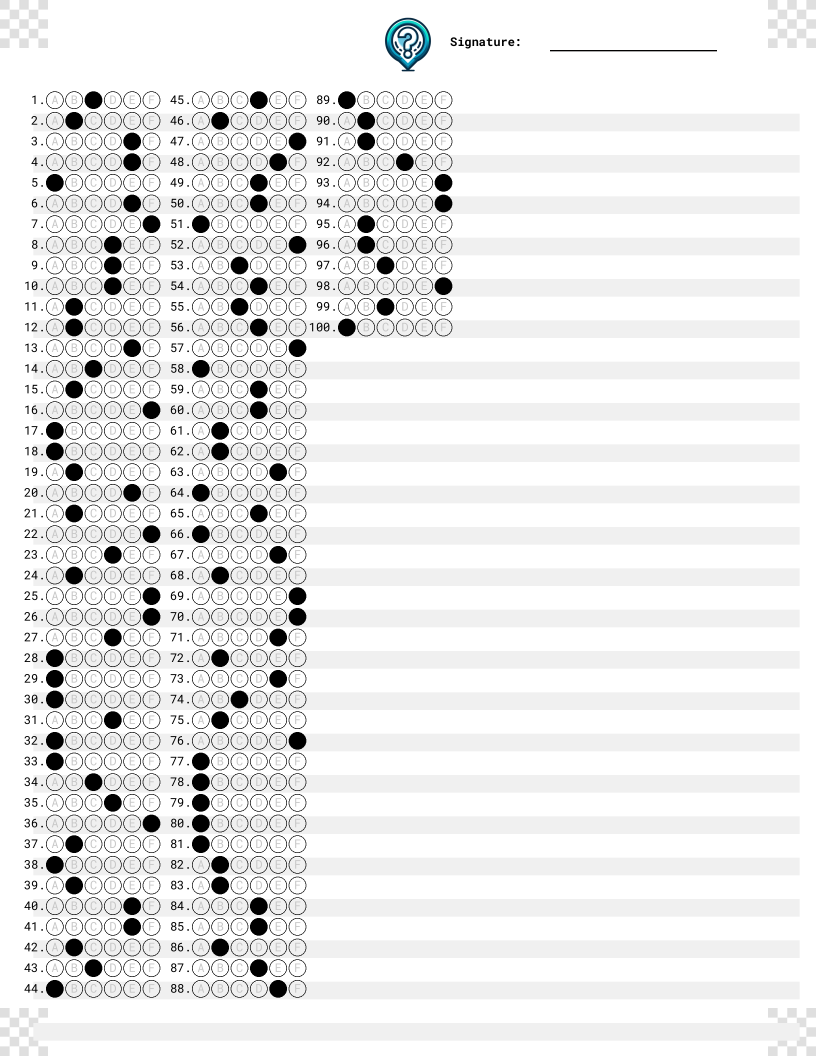
#> input picture answer_sheets/generatedSheets/100-6-const.png, 2448 x 3168 px, found by its file name (shown at 1/3 size)
$ python main.py
#> lines starting #> are read from the running program, lines starting #| are printed output that depends on the picture; after the words box and inside, x2 and y2 are one past the last pixel; in counts of white or black regions, pixels touching at a corner belong together
import cv2
import numpy as np

class OMRGrader:
    def __init__(self, num_choices, num_questions):
        self.num_choices = num_choices
        self.num_questions = num_questions

    def show_image(self, title: str, matlike, w=600, h=700):
        temp = cv2.resize(matlike, (w, h))
        cv2.imshow(title, temp)
        cv2.waitKey(0)
        cv2.destroyAllWindows()

    def get_answer_bubbles(self, file_path:str=None, bytes_obj:bytes=None):
        if file_path is not None:
            image = cv2.imread(file_path)
        elif bytes_obj is not None:
            nparr = np.frombuffer(bytes_obj, np.uint8)
            image = cv2.imdecode(nparr, cv2.IMREAD_COLOR)
        else:
            raise ValueError("Either file_path or bytes_obj must be provided.")

        if image is None:
            raise ValueError("The image could not be loaded. Check the input data.")

        gray = cv2.cvtColor(image, cv2.COLOR_BGR2GRAY)
        blurred = cv2.GaussianBlur(gray, (5, 5), 0)
        self.thresh = cv2.threshold(blurred, 0, 255, cv2.THRESH_BINARY_INV | cv2.THRESH_OTSU)[1]

        self.show_image("Threshold", self.thresh)

        contours, _ = cv2.findContours(self.thresh, cv2.RETR_EXTERNAL, cv2.CHAIN_APPROX_SIMPLE)
        question_contours = []

        for contour in contours:
            x, y, w, h = cv2.boundingRect(contour)
            aspect_ratio = w / float(h)
            if w >= 20 and h >= 20 and 0.9 <= aspect_ratio <= 1.1:
                question_contours.append(contour)

        return question_contours, image


    def sort_contours(self, cnts, method="left-to-right"):
        reverse = method in ["right-to-left", "bottom-to-top"]
        i = 1 if method in ["top-to-bottom", "bottom-to-top"] else 0
        bounding_boxes = [cv2.boundingRect(c) for c in cnts]
        sorted_cnts = sorted(zip(cnts, bounding_boxes), key=lambda b: b[1][i], reverse=reverse)
        return zip(*sorted_cnts)


    def group_bubbles_by_row(self, cnts):
        cnts, bounding_boxes = self.sort_contours(cnts, "top-to-bottom")
        rows = []
        current_row = []
        row_y = bounding_boxes[0][1]

        for contour, box in zip(cnts, bounding_boxes):
            if abs(box[1] - row_y) < 15:
                current_row.append(contour)
            else:
                if current_row:
                    current_row, _ = self.sort_contours(current_row, "left-to-right")
                    rows.append(current_row)
                current_row = [contour]
                row_y = box[1]

        if current_row:
            current_row, _ = self.sort_contours(current_row, "left-to-right")
            rows.append(current_row)

        return rows


    def sort_rows_to_questions(self, rows):
        questions = {}
        col_num = 0
        i = 0
        while i < self.num_questions:
            questions[i + 1] = [
                rows[i % len(rows)][choice]
                for choice in range(col_num, col_num + self.num_choices)
            ]
            i += 1
            if i % len(rows) == 0:
                col_num += self.num_choices

        return questions


    def identify_question_choices(self, questions:dict):
        '''
        questions:
        {
            1: [[cntCoordinatesA], [cntCoordinatesB]],
            2: [[cntCoordinatesA], [cntCoordinatesB]]
        }

        Description: given a dictionary of questions from sortRowsToQuestions, return a
        dictionary with the same keys but the contour that is the marked answer
        as the value

        How it works: counting the number of non-zero pixels (foreground pixels) in each bubble region
                        this function determines which bubble was circled in out of the number of choices.

        returns --> answer-sheets recorded results.


        '''
        answered = {}

        for question in questions:
            # start by sorting the contours from left to right for the question
            questions[question] = self.sort_contours(questions[question])
            bubbled = None

            for (j, c) in enumerate(questions[question]):
                # construct a mask that reveals only the current
                # "bubble" for the question
                mask = np.zeros(self.thresh.shape, dtype="uint8")
                cv2.drawContours(mask, [c], -1, 255, -1)
                # apply the mask to the thresholded image, then
                # count the number of non-zero pixels in the
                # bubble area
                mask = cv2.bitwise_and(self.thresh, self.thresh, mask=mask)
                total = cv2.countNonZero(mask)
                # if the current total has a larger number of total
                # non-zero pixels, then we are examining the currently
                # bubbled-in answer
                if bubbled is None or total > bubbled[0]:
                    bubbled = (total, j)

            # 0-6 num for A-G of the answer, the contour of the answer
            answered[question] = (bubbled[1], questions[question][bubbled[1]])

        return answered


    def run(self, file_path=None, bytes_obj=None):
        bubbles, image = self.get_answer_bubbles(file_path, bytes_obj)
#> in get_answer_bubbles, image is the input picture: shape (3168, 2448, 3); mean B, G, R 235.2, 235.1, 235
#> in get_answer_bubbles, `self.thresh = cv2.threshold(blurred, 0, 255, cv2.THRESH_BINARY_INV | c..`:
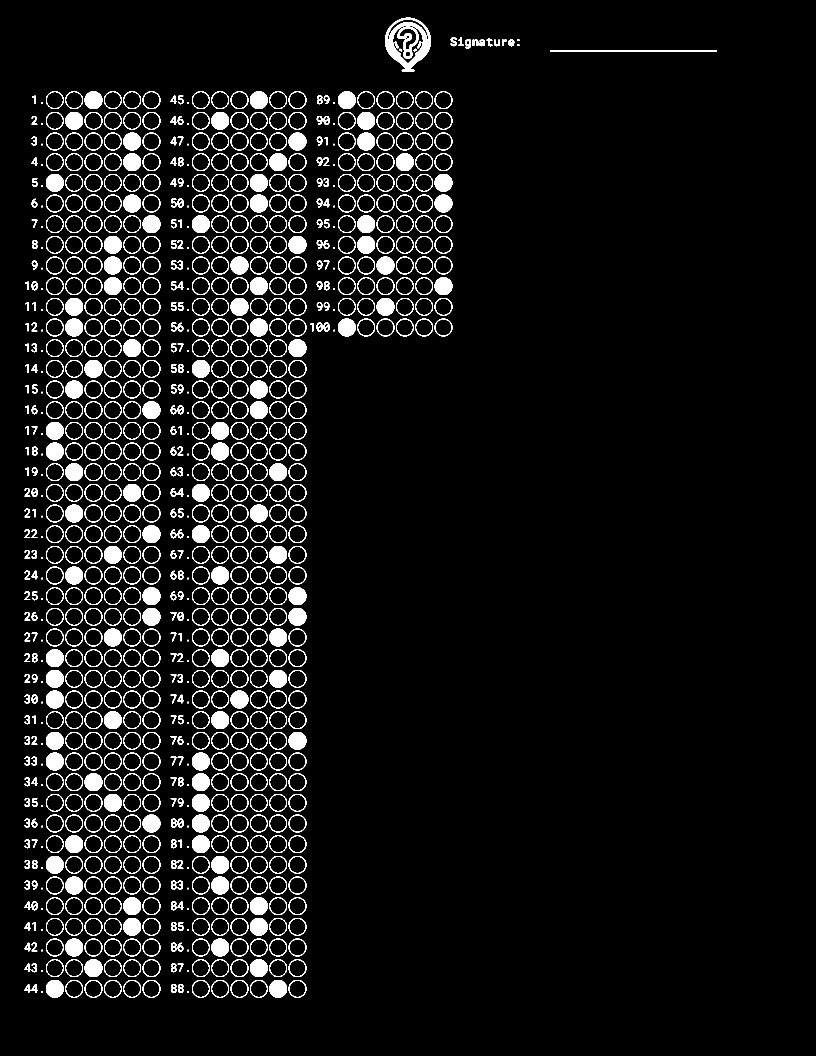
#> self.thresh: shape (3168, 2448) (shown at 1/3 size); 6.1% white; 911 white regions
#> in show_image, `temp = cv2.resize(matlike, (w, h))`:
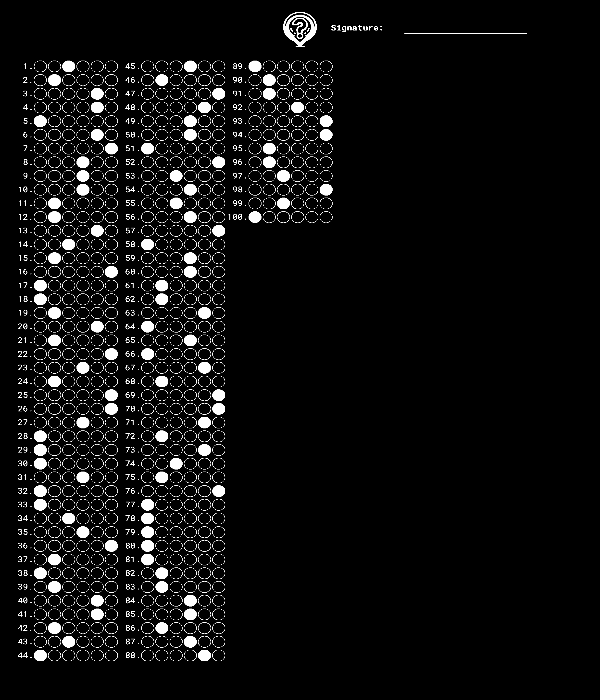
#> temp: shape (700, 600); min 0, max 255, mean 15.6
#> in get_answer_bubbles, `contours, _ = cv2.findContours(self.thresh, cv2.RETR_EXTERNAL, cv2.CHA..`: contours = 906 contours, 101 with area under 20; largest, box (x1, y1, x2, y2) and area: (1155, 53, 1293, 214) 15448, (866, 2940, 919, 2993) 2166, (808, 2940, 861, 2993) 2166, (750, 2940, 803, 2993) 2166, (692, 2940, 745, 2993) 2166
#> the loop in get_answer_bubbles, `for contour in contours:` made 906 passes
#> (x, y, w, h, aspect_ratio) on passes 1 to 3: (562, 2973, 5, 5, 1), (124, 2973, 5, 5, 1), (534, 2952, 17, 27, 0.63)
#> after the loop in get_answer_bubbles, `for contour in contours:`: question_contours = 600 contours; largest, box (x1, y1, x2, y2) and area: (866, 2940, 919, 2993) 2166, (808, 2940, 861, 2993) 2166, (750, 2940, 803, 2993) 2166, (692, 2940, 745, 2993) 2166, (634, 2940, 687, 2993) 2166
#> bubbles has the same summary as question_contours in get_answer_bubbles
        sorted_rows = self.group_bubbles_by_row(bubbles)
#> in sort_contours, `bounding_boxes = [cv2.boundingRect(c) for c in cnts]`: bounding_boxes = 600 items, first 6: (866, 2940, 53, 53), (808, 2940, 53, 53), (750, 2940, 53, 53), (692, 2940, 53, 53), (634, 2940, 53, 53), (576, 2940, 53, 53)
#> in sort_contours, `sorted_cnts = sorted(zip(cnts, bounding_boxes), key=lambda b: b[1][i],..`: sorted_cnts = 600 items
#> in group_bubbles_by_row, `cnts, bounding_boxes = self.sort_contours(cnts, "top-to-bottom")`: cnts = 600 contours; largest, box (x1, y1, x2, y2) and area: (1014, 274, 1067, 327) 2166, (750, 274, 803, 327) 2166, (254, 274, 307, 327) 2166, (1304, 336, 1357, 389) 2166, (1246, 336, 1299, 389) 2166; bounding_boxes = 600 items, first 6: (1304, 274, 53, 53), (1246, 274, 53, 53), (1188, 274, 53, 53), (1130, 274, 53, 53), (1072, 274, 53, 53), (1014, 274, 53, 53)
#> in group_bubbles_by_row, `row_y = bounding_boxes[0][1]`: row_y = 274
#> the loop in group_bubbles_by_row, `for contour, box in zip(cnts, bounding_boxes):` made 600 passes
#> (box, row_y) on passes 19, 37, 55: ((1304, 336, 53, 53), 336), ((1304, 398, 53, 53), 398), ((1304, 460, 53, 53), 460)
#> after the loop in group_bubbles_by_row, `for contour, box in zip(cnts, bounding_boxes):`: rows = 43 items
#> in group_bubbles_by_row, `current_row, _ = self.sort_contours(current_row, "left-to-right")`: current_row = 12 contours; largest, box (x1, y1, x2, y2) and area: (138, 2940, 191, 2993) 2166, (196, 2940, 249, 2993) 2166, (254, 2940, 307, 2993) 2166, (312, 2940, 365, 2993) 2166, (370, 2940, 423, 2993) 2166
#> sorted_rows = 44 items
        questions = self.sort_rows_to_questions(sorted_rows)
#> after the loop in sort_rows_to_questions, `while i < self.num_questions:`: col_num = 12; i = 100; questions = 100 items
#> questions = 100 items
        choices = self.identify_question_choices(questions)
#> the loop in identify_question_choices, `for question in questions:` made 1 pass
#> (reverse in sort_contours, i in sort_contours) on pass 1: (False, 0)
#> after the loop in identify_question_choices, `for question in questions:`: answered = 0 items; questions = 100 items

        # Example visualization of specific questions
        highlight = sum((questions[q] for q in [67, 32, 45]), [])
        cv2.drawContours(image, highlight, -1, (0, 255, 0), 2)
        self.show_image("Questions Highlighted", image, w=1100, h=1900)


# Example usage
if __name__ == "__main__":
    grader = OMRGrader(num_choices=6, num_questions=100)
#> (the run stopped early here; a loop or call above may not have finished)

$ run again, with answer_sheets/generatedSheets/100-2-const.png copied over answer_sheets/generatedSheets/100-6-const.png
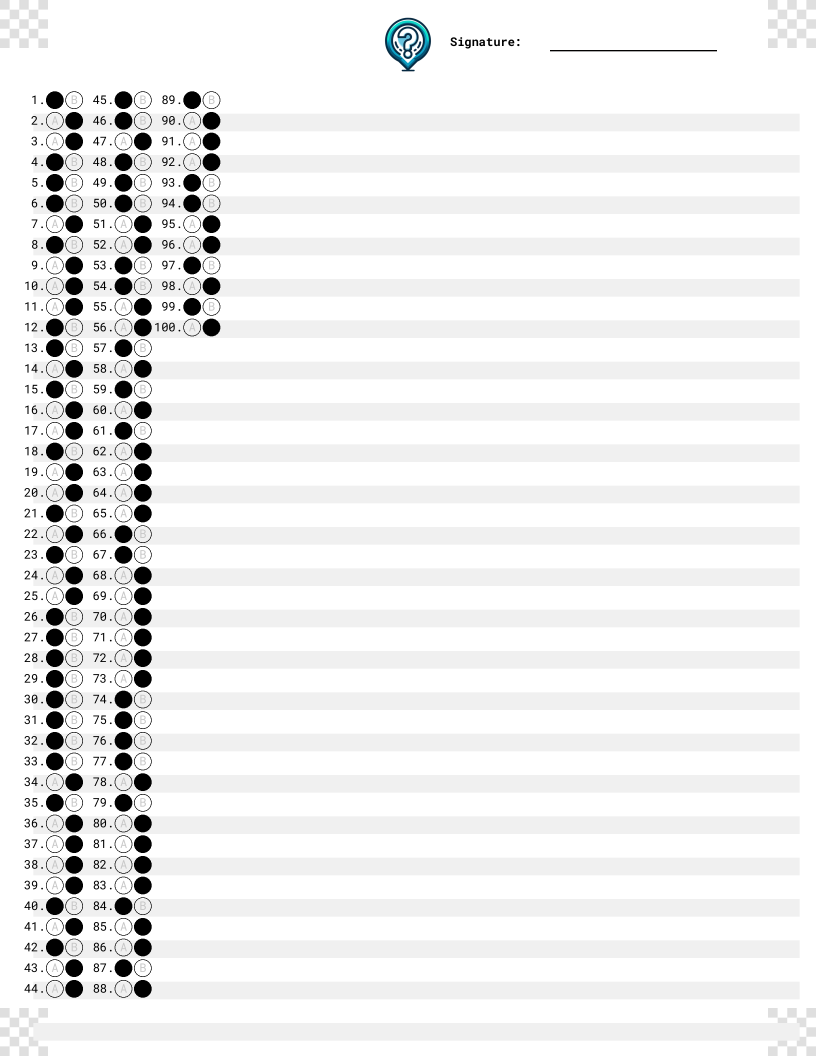
#> input picture answer_sheets/generatedSheets/100-2-const.png, 2448 x 3168 px, found by its file name (shown at 1/3 size)
#> in get_answer_bubbles, image is the input picture: shape (3168, 2448, 3); mean B, G, R 239.8, 239.7, 239.6
#> in get_answer_bubbles, `self.thresh = cv2.threshold(blurred, 0, 255, cv2.THRESH_BINARY_INV | c..`:
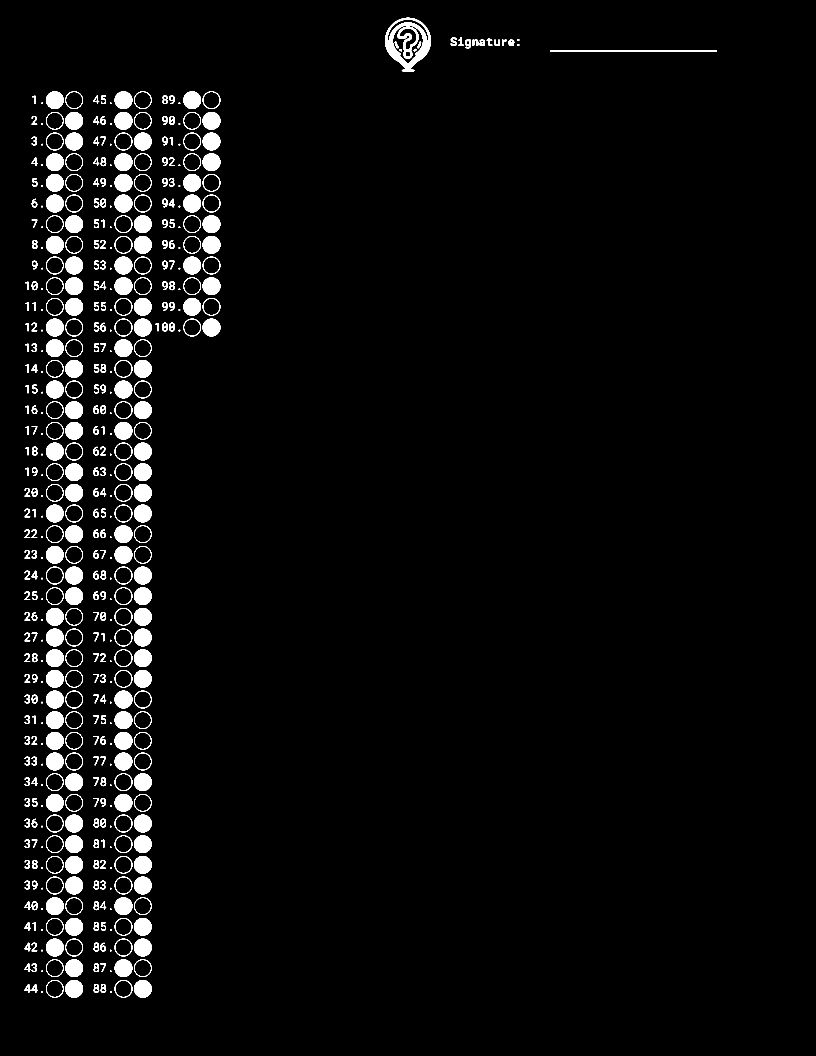
#> self.thresh: shape (3168, 2448) (shown at 1/3 size); 3.9% white; 511 white regions (50 under 20 px)
#> in show_image, `temp = cv2.resize(matlike, (w, h))`:
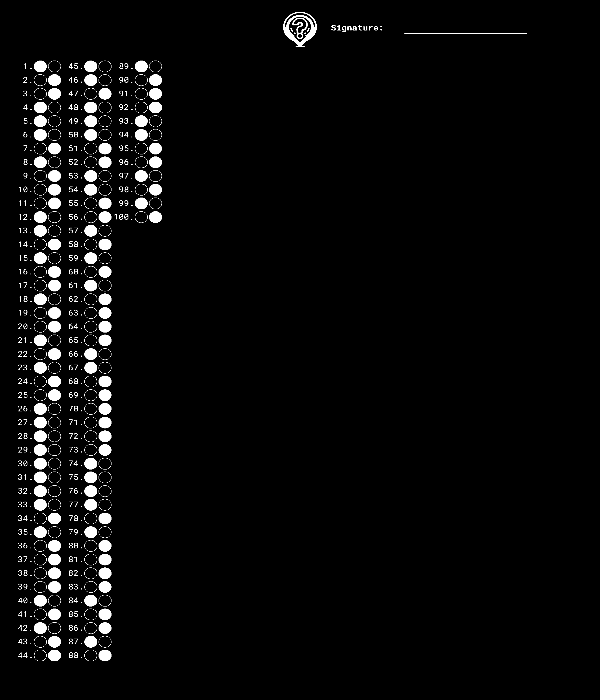
#> temp: shape (700, 600); min 0, max 255, mean 10.1
#> contours = 506 contours, 101 with area under 20; largest, box (x1, y1, x2, y2) and area: (1155, 53, 1293, 214) 15385, (402, 2940, 455, 2993) 2152, (196, 2940, 249, 2993) 2152, (402, 2816, 455, 2869) 2152, (138, 2816, 191, 2869) 2152
#> the loop in get_answer_bubbles, `for contour in contours:` made 506 passes
#> (x, y, w, h, aspect_ratio) on passes 1 to 3: (330, 2973, 5, 5, 1), (124, 2973, 5, 5, 1), (302, 2952, 17, 27, 0.63)
#> after the loop in get_answer_bubbles, `for contour in contours:`: question_contours = 200 contours; largest, box (x1, y1, x2, y2) and area: (402, 2940, 455, 2993) 2152, (196, 2940, 249, 2993) 2152, (402, 2816, 455, 2869) 2152, (138, 2816, 191, 2869) 2152, (344, 2692, 397, 2745) 2152
#> bubbles has the same summary as question_contours in get_answer_bubbles
#> in sort_contours, `bounding_boxes = [cv2.boundingRect(c) for c in cnts]`: bounding_boxes = 200 items, first 6: (402, 2940, 53, 53), (344, 2940, 53, 53), (196, 2940, 53, 53), (138, 2940, 53, 53), (402, 2878, 53, 53), (344, 2878, 53, 53)
#> sorted_cnts = 200 items
#> in group_bubbles_by_row, `cnts, bounding_boxes = self.sort_contours(cnts, "top-to-bottom")`: cnts = 200 contours; largest, box (x1, y1, x2, y2) and area: (608, 336, 661, 389) 2152, (344, 336, 397, 389) 2152, (196, 336, 249, 389) 2152, (608, 460, 661, 513) 2152, (344, 460, 397, 513) 2152; bounding_boxes = 200 items, first 6: (608, 274, 53, 53), (550, 274, 53, 53), (402, 274, 53, 53), (344, 274, 53, 53), (196, 274, 53, 53), (138, 274, 53, 53)
#> in group_bubbles_by_row, `row_y = bounding_boxes[0][1]`: row_y = 274
#> the loop in group_bubbles_by_row, `for contour, box in zip(cnts, bounding_boxes):` made 200 passes
#> (box, row_y) on passes 7, 13, 19, 25, 31, 37, 43, 49: ((608, 336, 53, 53), 336), ((608, 398, 53, 53), 398), ((608, 460, 53, 53), 460), ((608, 522, 53, 53), 522), ((608, 584, 53, 53), 584), ((608, 646, 53, 53), 646), ((608, 708, 53, 53), 708), ((608, 770, 53, 53), 770)
#> after the loop in group_bubbles_by_row, `for contour, box in zip(cnts, bounding_boxes):`: rows = 43 items
#> in group_bubbles_by_row, `current_row, _ = self.sort_contours(current_row, "left-to-right")`: current_row = 4 contours; box (x1, y1, x2, y2) and area: (196, 2940, 249, 2993) 2152, (402, 2940, 455, 2993) 2152, (138, 2940, 191, 2993) 2140, (344, 2940, 397, 2993) 2140
#> sorted_rows = 44 items
#> after the loop in sort_rows_to_questions, `while i < self.num_questions:`: col_num = 0; i = 12; questions = 12 items
